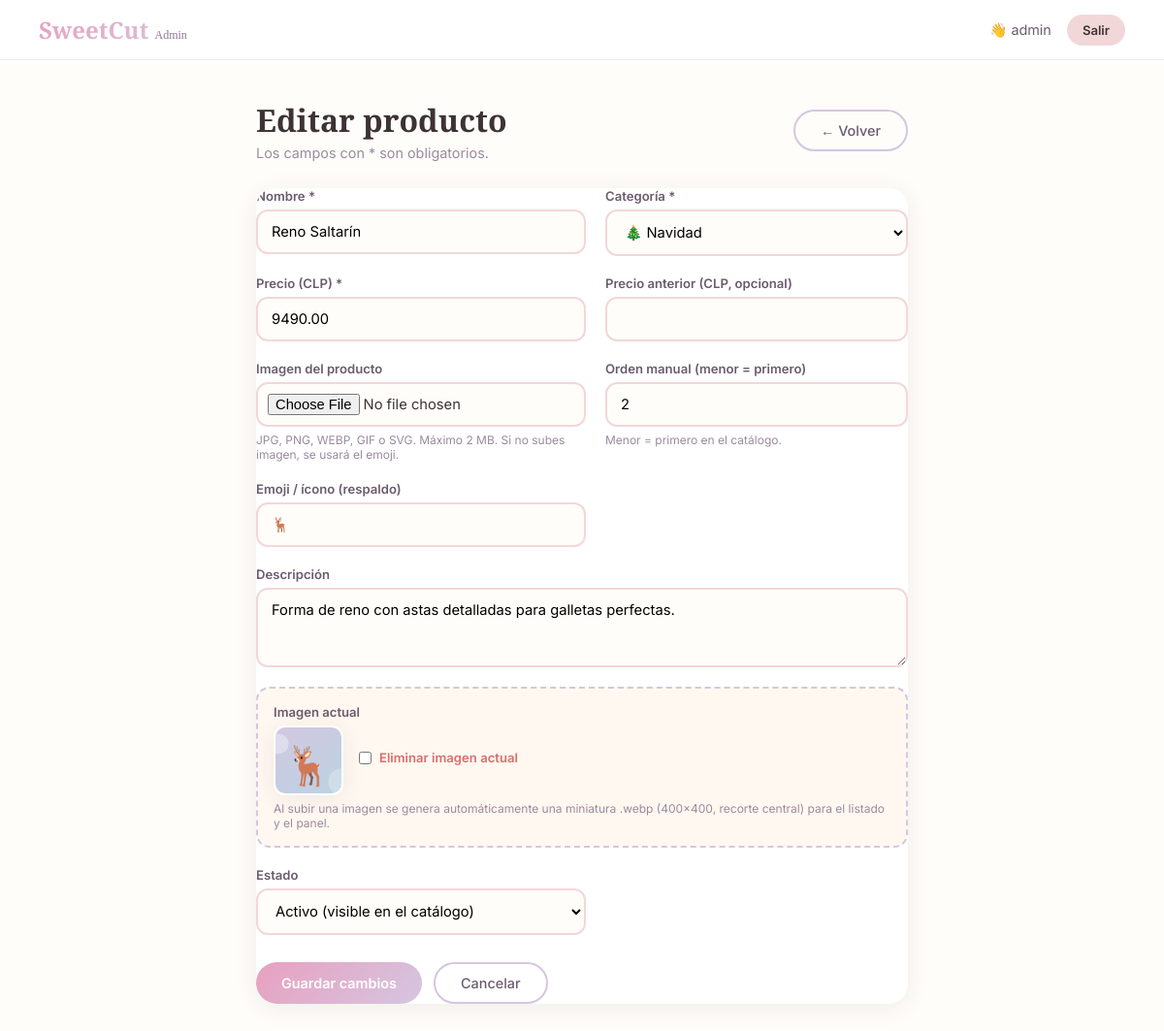
The app's page /admin/product-form.php?id=2 (signed in) with its own data.
### tables this page shows
CREATE TABLE IF NOT EXISTS products (
  id INT AUTO_INCREMENT PRIMARY KEY,
  name VARCHAR(100) NOT NULL,
  category VARCHAR(20) NOT NULL,
  description TEXT,
  price DECIMAL(10,2) NOT NULL,
  old_price DECIMAL(10,2) DEFAULT NULL,
  emoji VARCHAR(10) DEFAULT NULL,
  image VARCHAR(255) DEFAULT NULL,
  image_thumb VARCHAR(255) DEFAULT NULL,
  sort_order INT DEFAULT 0,
  active TINYINT(1) DEFAULT 1,
  created_at TIMESTAMP DEFAULT CURRENT_TIMESTAMP
);

CREATE TABLE IF NOT EXISTS categories (
  id INT AUTO_INCREMENT PRIMARY KEY,
  name VARCHAR(50) UNIQUE NOT NULL,
  label VARCHAR(50) NOT NULL,
  emoji VARCHAR(10) DEFAULT NULL,
  sort_order INT DEFAULT 0
);

### admin/product-form.php (the view, shortened to what this page needs)
<?php
require_once __DIR__ . '/../config/database.php';
$id = isset($_GET['id']) ? (int)$_GET['id'] : 0;
$product = null;
$isEdit = $id > 0;
if ($isEdit) {
    $stmt = $pdo->prepare("SELECT * FROM products WHERE id = ? LIMIT 1");
    $stmt->execute([$id]);
    $product = $stmt->fetch();
}
$categories = $pdo->query("SELECT name, label, emoji FROM categories ORDER BY sort_order ASC, name ASC")->fetchAll();
?>
<!DOCTYPE html>
<html lang="es">
<head>
  <link rel="stylesheet" href="admin-style.css">
</head>
<body>
  <div class="admin-topbar">
    <div class="admin-logo">Sweet<span>Cut</span> <small>Admin</small></div>
    <div class="admin-user">
      <span>👋 <?= htmlspecialchars($_SESSION['admin_username']) ?></span>
      <a href="logout.php" class="btn-logout">Salir</a>
    </div>
  </div>
  <main class="admin-main admin-main-narrow">
    <div class="admin-header">
      <div>
        <h1><?= $isEdit ? 'Editar producto' : 'Nuevo producto' ?></h1>
        <p>Los campos con * son obligatorios.</p>
      </div>
      <a href="index.php" class="btn-secondary">← Volver</a>
    </div>
    <div class="table-card">
      <form method="POST" action="save-product.php" enctype="multipart/form-data">
        <div class="form-grid">
          <div class="form-group">
            <label for="name">Nombre *</label>
            <input type="text" id="name" name="name" value="<?= htmlspecialchars($product['name'] ?? '') ?>" required>
          </div>
          <div class="form-group">
            <label for="category">Categoría *</label>
            <select id="category" name="category" required>
              <?php foreach ($categories as $c): ?>
                <option value="<?= htmlspecialchars($c['name']) ?>" <?= (isset($product['category']) && $product['category'] === $c['name']) ? 'selected' : '' ?>>
                  <?= htmlspecialchars(($c['emoji'] ?? '') . ' ' . ($c['label'] ?? $c['name'])) ?>
                </option>
              <?php endforeach; ?>
            </select>
          </div>
          <div class="form-group">
            <label for="price">Precio (CLP) *</label>
            <input type="number" id="price" name="price" step="1" min="0" value="<?= $product['price'] ?? '' ?>" required>
          </div>
          <div class="form-group">
            <label for="old_price">Precio anterior (CLP, opcional)</label>
            <input type="number" id="old_price" name="old_price" step="1" min="0" value="<?= $product['old_price'] ?? '' ?>">
          </div>
          <div class="form-group">
            <label for="image" class="label-upload">Imagen del producto</label>
            <input type="file" id="image" name="image" accept="image/jpeg,image/png,image/webp,image/gif,image/svg+xml">
            <small class="hint">JPG, PNG, WEBP, GIF o SVG. Máximo 2 MB. Si no subes imagen, se usará el emoji.</small>
          </div>
          <div class="form-group">
            <label for="sort_order">Orden manual (menor = primero)</label>
            <input type="number" id="sort_order" name="sort_order" step="1" value="<?= (int)($product['sort_order'] ?? 0) ?>">
            <small class="hint">Menor = primero en el catálogo.</small>
          </div>
          <div class="form-group">
            <label for="emoji">Emoji / ícono (respaldo)</label>
            <input type="text" id="emoji" name="emoji" maxlength="10" value="<?= htmlspecialchars($product['emoji'] ?? '') ?>" placeholder="Ej: ⭐ 🐱 🚀">
          </div>
          <div class="form-group form-group-full">
            <label for="description">Descripción</label>
            <textarea id="description" name="description" rows="3"><?= htmlspecialchars($product['description'] ?? '') ?></textarea>
          </div>
          <?php if ($isEdit && !empty($product['image'])): ?>
            <div class="form-group form-group-full form-image-preview">
                <label>Imagen actual</label>
                <div class="preview-row">
                  <img src="../<?= htmlspecialchars($product['image']) ?>" class="preview-img" alt="">
                  <label class="checkbox-label">
                    <input type="checkbox" name="remove_image" value="1"> Eliminar imagen actual
                  </label>
                </div>
                <small class="hint">Al subir una imagen se genera automáticamente una miniatura .webp (400×400, recorte central) para el listado y el panel.</small>
              </div>
          <?php endif; ?>
          <?php if ($isEdit): ?>
            <div class="form-group">
              <label for="active">Estado</label>
              <select id="active" name="active">
                <option value="1" <?= $product['active'] ? 'selected' : '' ?>>Activo (visible en el catálogo)</option>
              </select>
            </div>
          <?php endif; ?>
        </div>
        <div class="form-actions">
          <button type="submit" class="btn-primary"><?= $isEdit ? 'Guardar cambios' : 'Crear producto' ?></button>
          <a href="index.php" class="btn-secondary">Cancelar</a>
        </div>
      </form>
    </div>
  </main>
</body>
</html>

### admin/admin-style.css (style rules this page uses)
:root { --blush: #F2D7D9; --lavender: #D5C6E0; --mint: #C9E4CA; --peach: #F5CBA7; --sky: #B8D4E3; --cream: #FFF8F0; --warm-white: #FFFDF9; --text-dark: #3D3235; --text-medium: #6B5B6E; --text-light: #9B8A9E; --accent-rose: #E8A0BF; --accent-coral: #F19483; --card-shadow: 0 4px 24px rgba(61, 50, 53, 0.08); --danger: #D96C6C; }
* { margin: 0; padding: 0; box-sizing: border-box; }
body { font-family: 'Inter', sans-serif; background: var(--warm-white); color: var(--text-dark); }
h1, h2 { font-family: 'Playfair Display', serif; }
a { text-decoration: none; }
.admin-topbar { background: white; border-bottom: 1px solid rgba(213,198,224,0.4); padding: 14px 40px; display: flex; align-items: center; justify-content: space-between; position: sticky; top: 0; z-index: 10; }
.admin-logo { font-family: 'Playfair Display', serif; font-size: 1.5rem; font-weight: 700; background: linear-gradient(135deg, var(--accent-rose), var(--lavender)); -webkit-background-clip: text; -webkit-text-fill-color: transparent; background-clip: text; }
.admin-logo small { -webkit-text-fill-color: var(--text-light); font-size: 0.75rem; font-weight: 500; }
.admin-user { display: flex; align-items: center; gap: 16px; font-size: 0.9rem; color: var(--text-medium); }
.btn-logout { background: var(--blush); color: var(--text-dark); padding: 8px 16px; border-radius: 50px; font-size: 0.82rem; font-weight: 600; transition: background 0.3s; }
.admin-main { max-width: 1100px; margin: 0 auto; padding: 40px 24px 80px; }
.admin-main-narrow { max-width: 720px; }
.admin-header { display: flex; align-items: center; justify-content: space-between; gap: 16px; margin-bottom: 28px; flex-wrap: wrap; }
.admin-header h1 { font-size: 2rem; }
.admin-header p { color: var(--text-light); font-size: 0.9rem; margin-top: 4px; }
.btn-primary { background: linear-gradient(135deg, var(--accent-rose), var(--lavender)); color: white; border: none; padding: 12px 26px; border-radius: 50px; cursor: pointer; font-family: 'Inter', sans-serif; font-weight: 600; font-size: 0.9rem; transition: transform 0.3s, box-shadow 0.3s; display: inline-block; }
.btn-secondary { background: transparent; color: var(--text-medium); border: 2px solid var(--lavender); padding: 11px 26px; border-radius: 50px; cursor: pointer; font-family: 'Inter', sans-serif; font-weight: 500; font-size: 0.9rem; transition: border-color 0.3s, color 0.3s; display: inline-block; }
.table-card { background: white; border-radius: 20px; box-shadow: var(--card-shadow); overflow: hidden; }
.form-grid { display: grid; grid-template-columns: 1fr 1fr; gap: 20px; }
.form-group { display: flex; flex-direction: column; }
.form-group-full { grid-column: 1 / -1; }
.form-group label { font-size: 0.82rem; font-weight: 600; color: var(--text-medium); margin-bottom: 6px; }
.form-group input, .form-group select, .form-group textarea { padding: 12px 14px; border: 2px solid var(--blush); border-radius: 12px; font-family: 'Inter', sans-serif; font-size: 0.92rem; outline: none; background: var(--warm-white); transition: border-color 0.3s; }
.form-group input[type="file"] { padding: 10px; cursor: pointer; }
.form-group .hint { font-size: 0.75rem; color: var(--text-light); margin-top: 6px; }
.label-upload { display: block; }
.form-image-preview { background: var(--cream); padding: 16px; border-radius: 14px; border: 2px dashed var(--lavender); }
.preview-row { display: flex; align-items: center; gap: 16px; flex-wrap: wrap; }
.preview-img { width: 72px; height: 72px; object-fit: cover; border-radius: 12px; border: 2px solid white; box-shadow: var(--card-shadow); }
.checkbox-label { display: flex; align-items: center; gap: 8px; font-size: 0.85rem; color: var(--danger); cursor: pointer; }
.checkbox-label { color: var(--text-medium); }
.form-image-preview .checkbox-label { color: var(--danger); }
.form-actions { display: flex; gap: 12px; margin-top: 28px; }

### records on screen
products: name "Reno Saltarín", category "🎄 Navidad", price "9490.00", sort_order "2", emoji "🦌", description "Forma de reno con astas detalladas para galletas perfectas.", image (picture), active "Activo (visible en el catálogo)"

### other values on screen
$_SESSION['admin_username'] "admin"
